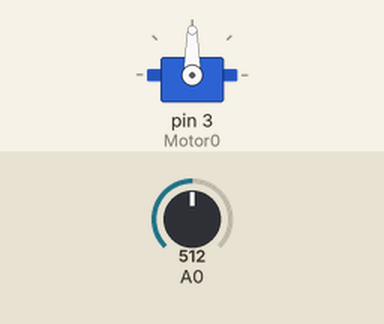
Recording of a sketch running on a simulated Arduino Uno, built with avr-gcc and run on an emulated ATmega328P. Parts: servo. Inputs (shaded band) come from the test bench; at power-on: A0 = 512.

Above: at 1.8 s.
1.9 s: A0 set to 716
At 2.7 s:
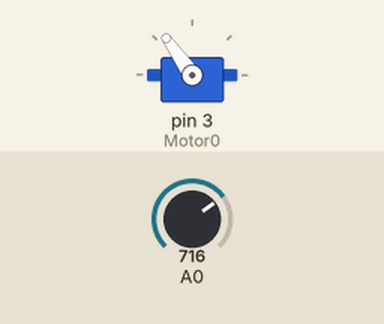
3.5 s: A0 set to 900
At 4.3 s:
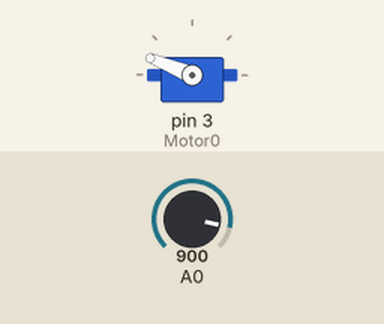
5.5 s: A0 set to 1023
At 7.0 s:
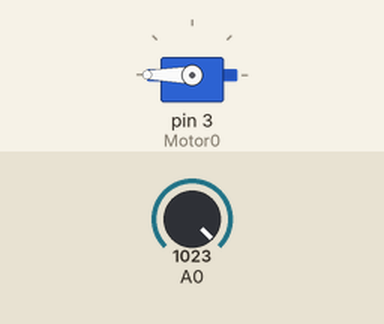
7.5 s: A0 set to 306
At 8.5 s:
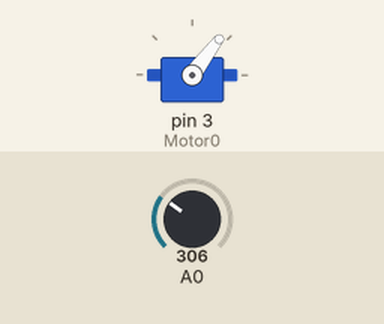
9.5 s: A0 set to 122
At 11.3 s:
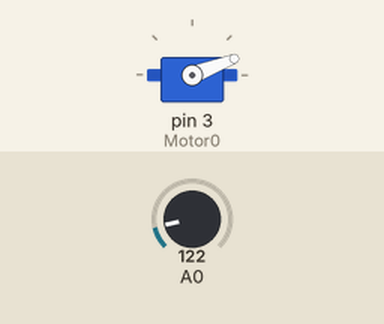
Timing chart, 0 to 12.5 s (numbered marks = the images above; inputs shaded):
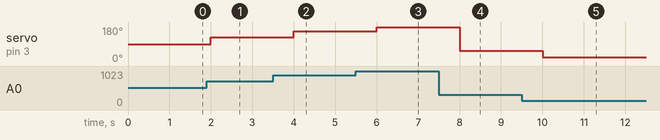

Measured:
- after the input at 1.9 s, servo on pin 3 (Motor0): 90° → 125° after 0.10 s
- after the input at 3.5 s, servo on pin 3 (Motor0): 125° → 158° after 0.50 s
- after the input at 5.5 s, servo on pin 3 (Motor0): 158° → 180° after 0.50 s
- after the input at 7.5 s, servo on pin 3 (Motor0): 180° → 53° after 0.50 s
- after the input at 9.5 s, servo on pin 3 (Motor0): 53° → 21° after 0.50 s

The sketch:

ServoMotor.ino
```cpp
#include <Servo.h>
Servo Motor0;

void setup()
 {
   Motor0.attach(3,500,2400);
 }

void loop()
{
  Motor0.write(map(analogRead(A0) , 0, 1023, 0, 180));
  delay(1000);
 }
```
